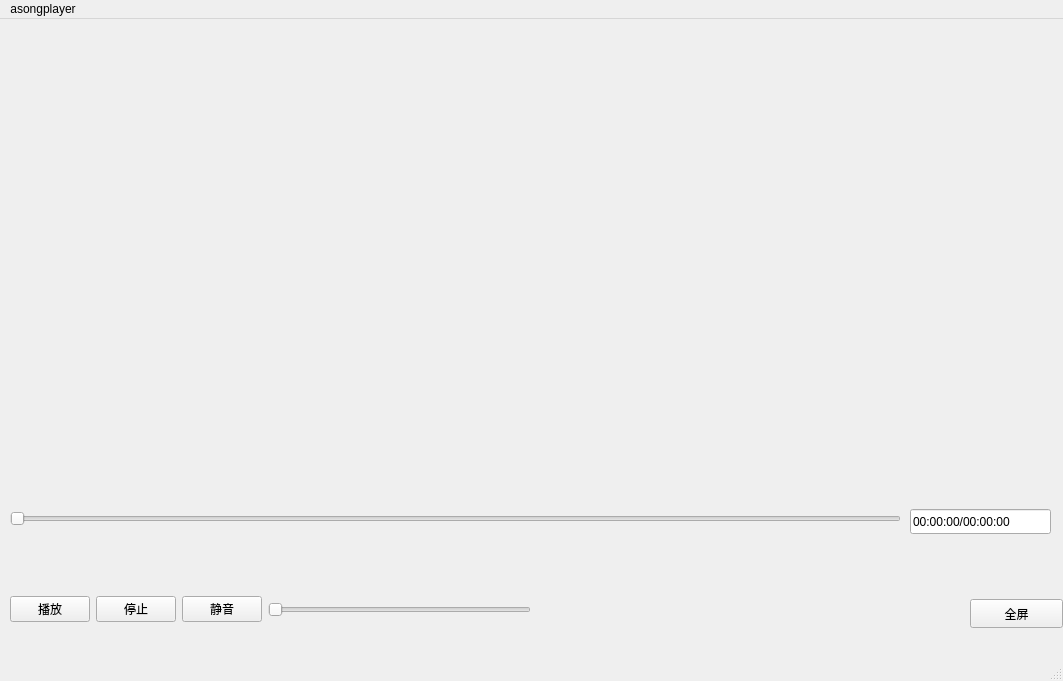
<?xml version="1.0" encoding="UTF-8"?>
<ui version="4.0">
 <class>MainWindow</class>
 <widget class="QMainWindow" name="MainWindow">
  <property name="geometry">
   <rect>
    <x>0</x>
    <y>0</y>
    <width>1063</width>
    <height>681</height>
   </rect>
  </property>
  <property name="windowTitle">
   <string>ASongPlayer</string>
  </property>
  <widget class="QWidget" name="centralwidget">
   <widget class="QWidget" name="horizontalLayoutWidget">
    <property name="geometry">
     <rect>
      <x>10</x>
      <y>560</y>
      <width>521</width>
      <height>61</height>
     </rect>
    </property>
    <layout class="QHBoxLayout" name="horizontalLayout">
     <item>
      <widget class="QPushButton" name="play_button">
       <property name="text">
        <string>播放</string>
       </property>
      </widget>
     </item>
     <item>
      <widget class="QPushButton" name="stop_button">
       <property name="text">
        <string>停止</string>
       </property>
      </widget>
     </item>
     <item>
      <widget class="QPushButton" name="mute_button">
       <property name="text">
        <string>静音</string>
       </property>
      </widget>
     </item>
     <item>
      <widget class="QSlider" name="volume_ctrl">
       <property name="orientation">
        <enum>Qt::Horizontal</enum>
       </property>
      </widget>
     </item>
    </layout>
   </widget>
   <widget class="QWidget" name="horizontalLayoutWidget_2">
    <property name="geometry">
     <rect>
      <x>10</x>
      <y>460</y>
      <width>891</width>
      <height>80</height>
     </rect>
    </property>
    <layout class="QHBoxLayout" name="horizontalLayout_2">
     <item>
      <widget class="QSlider" name="position_ctrl">
       <property name="orientation">
        <enum>Qt::Horizontal</enum>
       </property>
      </widget>
     </item>
    </layout>
   </widget>
   <widget class="QPushButton" name="fullScreen_button">
    <property name="geometry">
     <rect>
      <x>970</x>
      <y>580</y>
      <width>93</width>
      <height>29</height>
     </rect>
    </property>
    <property name="text">
     <string>全屏</string>
    </property>
   </widget>
   <widget class="QLineEdit" name="position_duration">
    <property name="geometry">
     <rect>
      <x>910</x>
      <y>490</y>
      <width>141</width>
      <height>25</height>
     </rect>
    </property>
    <property name="text">
     <string>00:00:00/00:00:00</string>
    </property>
   </widget>
   <widget class="QWidget" name="play_widget" native="true">
    <property name="geometry">
     <rect>
      <x>10</x>
      <y>10</y>
      <width>640</width>
      <height>480</height>
     </rect>
    </property>
   </widget>
  </widget>
  <widget class="QMenuBar" name="menubar">
   <property name="geometry">
    <rect>
     <x>0</x>
     <y>0</y>
     <width>1063</width>
     <height>26</height>
    </rect>
   </property>
   <widget class="QMenu" name="asongPlayer_menu">
    <property name="title">
     <string>asongplayer</string>
    </property>
    <addaction name="action_openFile"/>
   </widget>
   <addaction name="asongPlayer_menu"/>
  </widget>
  <widget class="QStatusBar" name="statusbar"/>
  <action name="action_openFile">
   <property name="text">
    <string>打开文件</string>
   </property>
  </action>
 </widget>
 <resources/>
 <connections/>
</ui>
